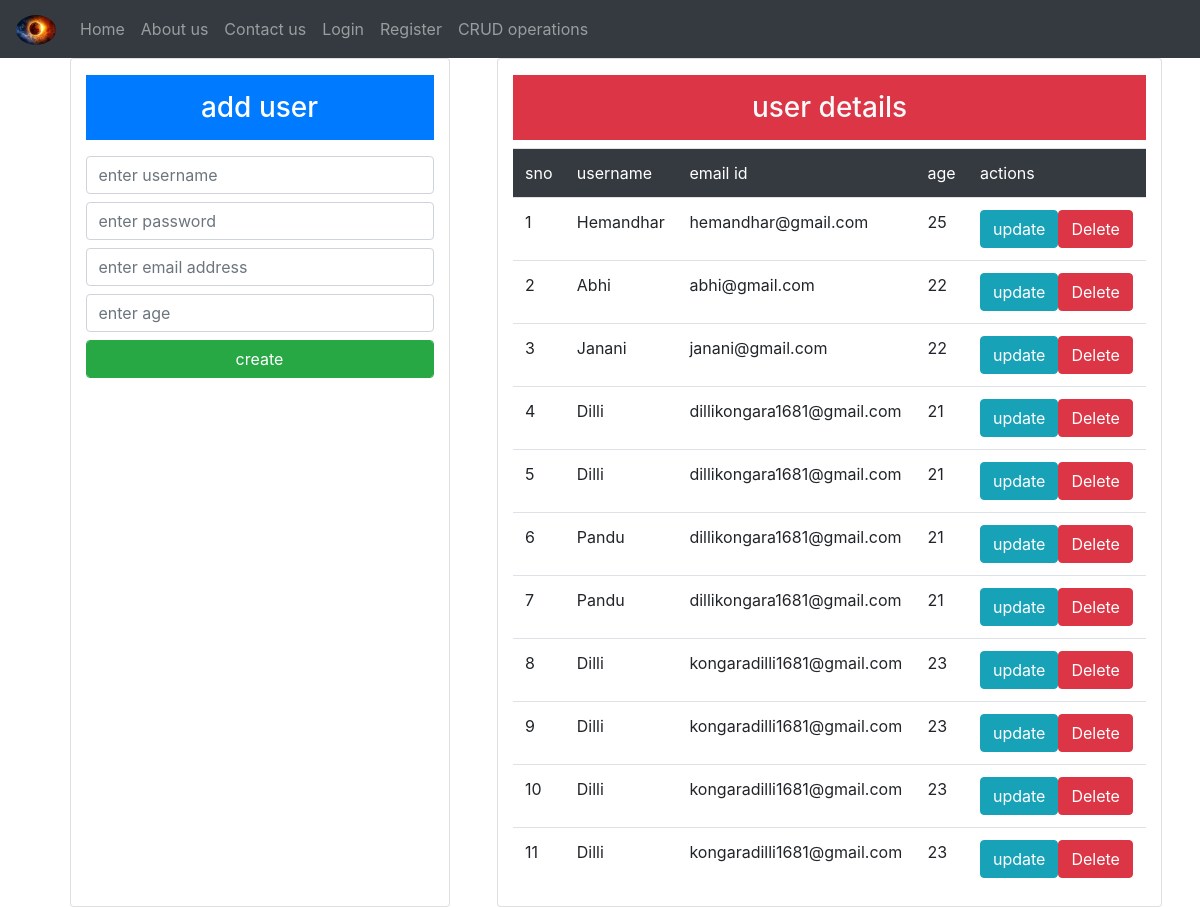
The app's page /cr/ with its own data.
### Emp/models.py (models this page shows)
class UserRg(models.Model):
	username = models.CharField(max_length = 120)
	password = models.CharField(max_length = 120 )
	email =models.CharField(max_length = 120)
	age = models.IntegerField()

### Emp/views.py (the view, shortened to what this page needs)
# urls.py: path('cr/',views.crud,name="cd"),
def crud(request):
	data2 = UserRg.objects.all()
	return render(request,'html/actions.html',{'info':data2})

### Emp/templates/html/actions.html (shortened to what this page needs)
{% extends 'html/header.html' %}
{% block content %}
<div class="container">
	<div class="row">
		<div class="card col-md-4 mx-auto">
			<h3 class="p-3 bg-primary text-center text-white mt-3">add user</h3>
			<form method="POST">
				<input type="text" name="username" class="form-control my-2" placeholder="enter username">
				<input type="password" name="password" class="form-control my-2" placeholder="enter password ">
				<input type="email" name="email" class="form-control my-2" placeholder="enter email address">
				<input type="number" name="age" class="form-control my-2" placeholder="enter age">
				<input type="submit" name="sub" class="form-control btn btn-success" value="create">
			</form>
		</div>
		<div class="card col-md-7 mx-2">
			<h3 class="p-3 bg-danger text-center text-light mt-3">user details</h3>
			<table class="table table-hover">
				<tr class="bg-dark text-white">
					<td> sno</td>
					<td>username</td>
					<td>email id</td>
					<td>age</td>
					<td>actions</td>
				</tr>
				{% for i in info%}
				<tr>
					<td>{{forloop.counter}}</td>
					<td>{{i.username}}</td>
					<td>{{i.email}}</td>
					<td>{{i.age}}</td>
					<td><a href="" class="btn btn-info">update</a><a href="{% url 'delete' i.id %}" class= "btn btn-danger">Delete</a></td>
				</tr>
				{% endfor %}
			</table>
		</div>
	</div>
</div>
{% endblock %}

### Emp/templates/html/header.html (shortened to what this page needs)
{% load static %}
<!DOCTYPE html>
<html lang="en">
<head>
  <link rel="stylesheet" href="{% static 'css/bootstrap.min.css' %}">
</head>
<body>
	{% include 'html/navbar.html' %}
	{% block content %}
	{% endblock %}
</body>
</html>

### Emp/templates/html/navbar.html (shortened to what this page needs)
{% load static %}
<nav class="navbar navbar-expand-sm bg-dark navbar-dark">
  <a class="navbar-brand" href="{% url 'hm'%}">
    <img src="{% static 'images/eclip.jpg' %}" class="rounded-circle" alt="logo" style="width:40px;">
  </a>
  <div class="collapse navbar-collapse" id="collapsibleNavbar">
  <ul class="navbar-nav">
    <li class="nav-item">
      <a class="nav-link" href="{% url 'hm'%}">Home</a>
    </li>
    <li class="nav-item">
      <a class="nav-link" href="{% url 'ab'%}">About us</a>
    </li>
    <li class="nav-item">
      <a class="nav-link" href="{% url 'cont' %}">Contact us</a>
    </li>
    <li class="nav-item">
      <a class="nav-link" href="{% url 'log' %}">Login</a>
    </li>
    <li class="nav-item">
      <a class="nav-link" href="{% url 'register' %}">Register</a>
    </li>
    <li class="nav-item">
      <a class="nav-link" href="{% url 'cd' %}">CRUD operations</a>
    </li>
  </ul>
</div>
</nav>

### records on screen
UserRg: username "Hemandhar", email "hemandhar@gmail.com", age "25"
UserRg: username "Abhi", email "abhi@gmail.com", age "22"
UserRg: username "Janani", email "janani@gmail.com", age "22"
UserRg: username "Dilli", email "dillikongara1681@gmail.com", age "21"
UserRg: username "Dilli", email "dillikongara1681@gmail.com", age "21"
UserRg: username "Pandu", email "dillikongara1681@gmail.com", age "21"
UserRg: username "Pandu", email "dillikongara1681@gmail.com", age "21"
UserRg: username "Dilli", email "kongaradilli1681@gmail.com", age "23"
UserRg: username "Dilli", email "kongaradilli1681@gmail.com", age "23"
UserRg: username "Dilli", email "kongaradilli1681@gmail.com", age "23"
UserRg: username "Dilli", email "kongaradilli1681@gmail.com", age "23"
